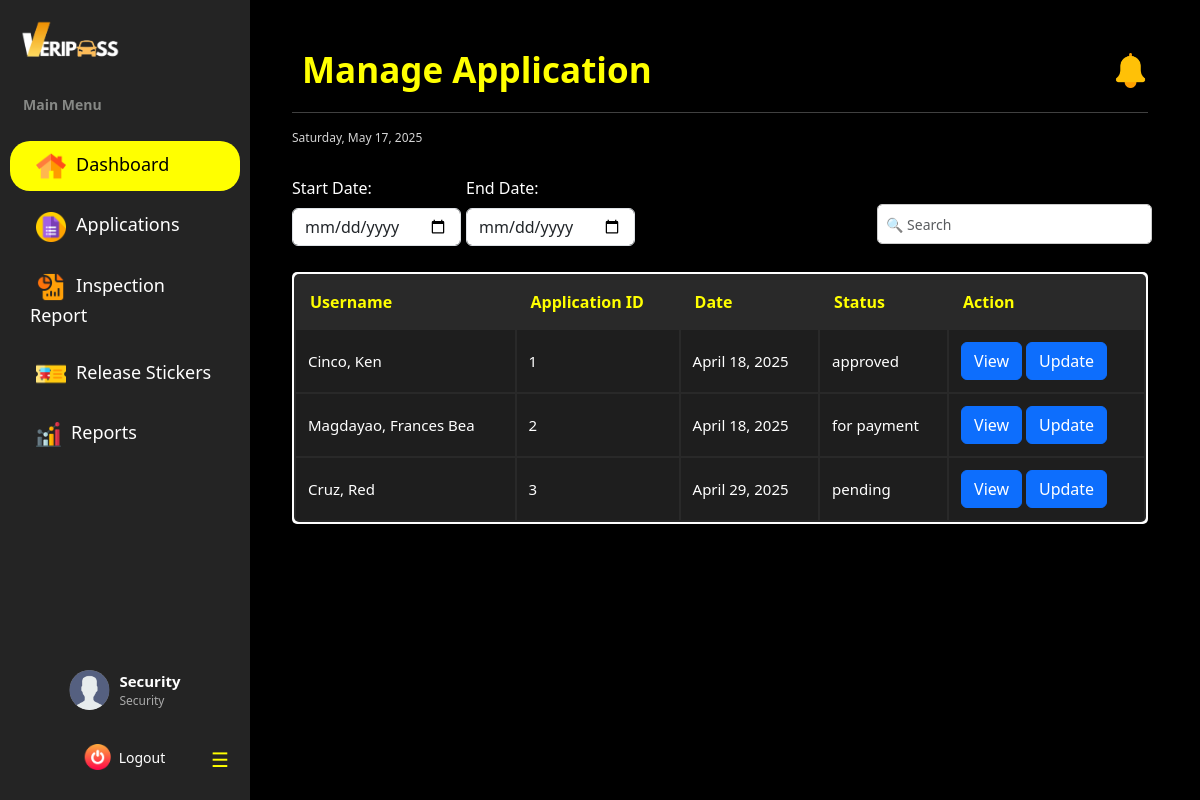
Screenshot of /dashboard/security/manage_application/ (signed in) with the database file from the repository.
### vehicle_pass/models.py (models this page shows, shortened)
class BaseModel(models.Model):
    created_at = models.DateTimeField(auto_now_add=True, db_index=True)
    updated_at = models.DateTimeField(auto_now=True)
    class Meta:
        abstract = True

class Registration(BaseModel):
    STATUS_CHOICES = [
        ('pending', 'Pending'),
        ('cancelled', 'Cancelled'),
        ('for payment', 'For Payment'),
        ('reviewing documents', 'Reviewing Documents'),
        ('for final inspection', 'For Final Inspection'),
        ('approved', 'Approved'),
        ('rejected', 'Rejected')
    ]
    registrationNumber = models.BigAutoField(primary_key=True)
    user = models.ForeignKey(UserProfile, on_delete=models.CASCADE)
    vehicle = models.ForeignKey(Vehicle, on_delete=models.CASCADE)
    files = models.URLField(max_length=250)
    status = models.CharField(max_length=20, choices=STATUS_CHOICES, default='pending')
    def __str__(self):
        return f"Registration {self.registrationNumber} for {self.user.lastname}, {self.user.firstname}"

class UserProfile(BaseModel):
    ROLE_CHOICES = [('user', 'User'),
        ('security', 'Security'),
        ('cashier', 'Cashier'),
        ('admin', 'Admin')
        ]
    corporate_email = models.EmailField(max_length=50, unique=True)
    password = models.CharField(max_length=128)
    lastname = models.CharField(max_length=25)
    firstname = models.CharField(max_length=50)
    middle_name = models.CharField(max_length=25, blank=True, null=True)
    suffix = models.CharField(max_length=5, blank=True, null=True)
    dl_number = models.CharField(max_length=15, blank=True, null=True)
    college = models.CharField(max_length=100, blank=True, null=True)
    program = models.CharField(max_length=100, blank=True, null=True)
    department = models.CharField(max_length=100, blank=True, null=True)
    address = models.CharField(max_length=100, blank=True, null=True)
    role = models.CharField(max_length=20, choices=ROLE_CHOICES, default='user', null=True)

### vehicle_pass/views.py (the view)
# urls.py: path("dashboard/security/manage_application/", SecurityViewApplication.as_view(), name="security_manage_application"),
class SecurityViewApplication(CustomLoginRequiredMixin, ListView):
    model = Registration
    template_name = 'Security Dashboard/Security_Application.html'
    context_object_name = 'applications'
    paginate_by = 5
    def get_context_data(self, **kwargs):
        context = super().get_context_data(**kwargs)
        applications = context['applications']
        print(f"Applications count: {len(applications)}")
        if applications:
            print(f"First application: {applications[0]}")
        return context

### vehicle_pass/authentication.py (called while the page is built)
    def dispatch(self, request, *args, **kwargs):
        if not request.session.get("user_id"): #overrides the django dispatch
            return redirect("login")  #redirect to login if no active on session
        return super().dispatch(request, *args, **kwargs)

### vehicle_pass/context_processors.py (called while the page is built)
def admin_user_context(request):
    if hasattr(request, 'session') and 'user_id' in request.session:
        try:
            user_id = request.session.get('user_id')
            admin_user = UserProfile.objects.get(id=user_id, role='admin')
            admin_name = f"{admin_user.firstname} {admin_user.lastname}"
        except Exception as e:
            admin_name = "Admin"
    else:
        admin_name = "Not Logged In"
    return {'admin_name': admin_name}

def cashier_user_context(request):
    if hasattr(request, 'session') and 'user_id' in request.session:
        try:
            user_id = request.session.get('user_id')
            cashier_user = UserProfile.objects.get(id=user_id, role='cashier')
            cashier_name = f"{cashier_user.firstname} {cashier_user.lastname}"
        except Exception as e:
            cashier_name = "Cashier"
    else:
        cashier_name = "Not Logged In"
    return {'cashier_name': cashier_name}

def default_user_context(request):
    if hasattr(request, 'session') and 'user_id' in request.session:
        try:
            user_id = request.session.get('user_id')
            default_user = UserProfile.objects.get(id=user_id, role='user')
            user_name = f"{default_user.firstname} {default_user.lastname}"
        except Exception as e:
            user_name = "User"
    else:
        user_name = "Not Logged In"
    return {'user_name': user_name}

def security_user_context(request):
    if hasattr(request, 'session') and 'user_id' in request.session:
        try:
            user_id = request.session.get('user_id')
            security_user = UserProfile.objects.get(id=user_id, role='security')
            security_name = f"{security_user.firstname} {security_user.lastname}"
        except Exception as e:
            security_name = "Security"
    else:
        security_name = "Not Logged In"
    return {'security_name': security_name}

### templates/Security Dashboard/Security_Application.html (shortened to what this page needs)
{% extends "includes/security_sidebar.html" %}
{% load static %}
{% block extra_css %}
    <link rel="stylesheet" href="{% static 'css/security-dashboard-style.css' %}">
    <link rel="stylesheet" href="{% static 'css/sidebar.css' %}">
{% endblock %}
{% block content %}
<div class="main-content flex-grow-1 ms-uto">
    <div class="container-fluid py-1">
            <div class="d-flex flex-column flex-md-row justify-content-between align-items-start align-items-md-center mb-3">
                <h2 class="title mb-3 mb-md-0">Manage Application</h2>
                <div class="d-flex align-items-center gap-3">
                    <a href="Announcements.html" class="text-decoration-none text-light position-relative">
                        <img src="{% static 'images/notification.png' %}" alt="Notifications" width="35" height="35">
                    </a>
                </div>
            </div>
        <hr>
        <small><span id="date"></span></small>
        <br>
        <div class="filter-container">
            <div class="mb-3">
                <label for="start-date" class="form-label">Start Date:</label>
                <input type="date" id="start-date" class="form-control">
            </div>
            <div class="mb-3">
                <label for="end-date" class="form-label">End Date:</label>
                <input type="date" id="end-date" class="form-control">
            </div>
            <input class="position-absolute end-0 bottom-10 form-control w-20 me-5 mb-auto" type="text" id="search-bar" placeholder="🔍 Search">
        </div>
        <section class="table-container">
            <table class="users-table">
                <thead>
                    <tr>
                        <th>Username</th>
                        <th>Application ID</th>
                        <th>Date</th>
                        <th>Status</th>
                        <th>Action</th>
                    </tr>
                </thead>
                <tbody>
                {% for applicant in applications %}
                    <tr>
                        <td>{{ applicant.user.lastname }}, {{ applicant.user.firstname }} {{ applicant.user.middlename|default_if_none:""|slice:":1"}}</td>
                        <td>{{ applicant.registrationNumber }}</td>
                        <td>{{ applicant.created_at|date:"F d, Y" }}</td>
                        <td>{{ applicant.status }}</td>
                        <td>
                            <a href="{% url 'security_view_specific_application' applicant.pk %}" class="btn btn-primary">View</a>
                            <a href="{% url 'security_update_application' applicant.pk %}" class="btn btn-primary">Update</a>
                        </td>
                {% endfor %}
                </tbody>
            </table>
        </section>
    </div>
</div>
{% endblock %}

### static/css/security-dashboard-style.css (style rules this page uses)
* { margin: 0; padding: 0; box-sizing: border-box; }
body { font-family: system-ui, -apple-system, BlinkMacSystemFont, 'Segoe UI', Roboto, Oxygen, Ubuntu, Cantarell, 'Open Sans', 'Helvetica Neue', sans-serif !important; display: flex; background-color: black !important; color: white !important; transition: all 0.3s ease; }
.title { margin: 0; font-size: 35px; display: flex; align-items: center; font-weight: bold; color: yellow; justify-content: space-between; padding: 5px 10px; }
#date { font-size: 12px; color: rgb(213, 213, 213); margin: 0; display: flex; align-items: center; margin-bottom: 5px; }
.filter-container { display: flex; align-items: center; gap: 5px; margin-bottom: 10px; }
#search-bar { width: 275px; height: 40px; padding: 8px; border: 1px solid #ccc; border-radius: 5px; font-size: 14px; outline: none; margin-top: 10px; margin-bottom: 20px; margin-left: 0px; }
.table-container { background: white; padding: 2px; border-radius: 5px; }
.users-table { width: 100%; border-collapse: separate; border-radius: 5px; background-color: #292929; color: white; }
.users-table th { font-weight: bold; padding: 14px; color: yellow; font-size: 16px; }
.users-table td { padding: 12px; font-size: 15px; }
.users-table tr { color: white; }
.users-table tbody tr:nth-child(odd) { background-color: #1e1e1e !important; }
.users-table tbody tr:nth-child(even) { background-color: #1e1e1e !important; }
.users-table th:first-child { cursor: pointer; }

### templates/Security Dashboard/Security_Application.html (style rules this page uses)
.main-content { flex-grow: 1; padding: 20px; margin-left: 120px; }

### rows the page displays
Registration: user.lastname "Cinco", user.firstname "Ken", registrationNumber "1", created_at "April 18, 2025", status "approved"
Registration: user.lastname "Magdayao", user.firstname "Frances Bea", registrationNumber "2", created_at "April 18, 2025", status "for payment"
Registration: user.lastname "Cruz", user.firstname "Red", registrationNumber "3", created_at "April 29, 2025", status "pending"

### other values shown
{{ security_name }} "Security"
